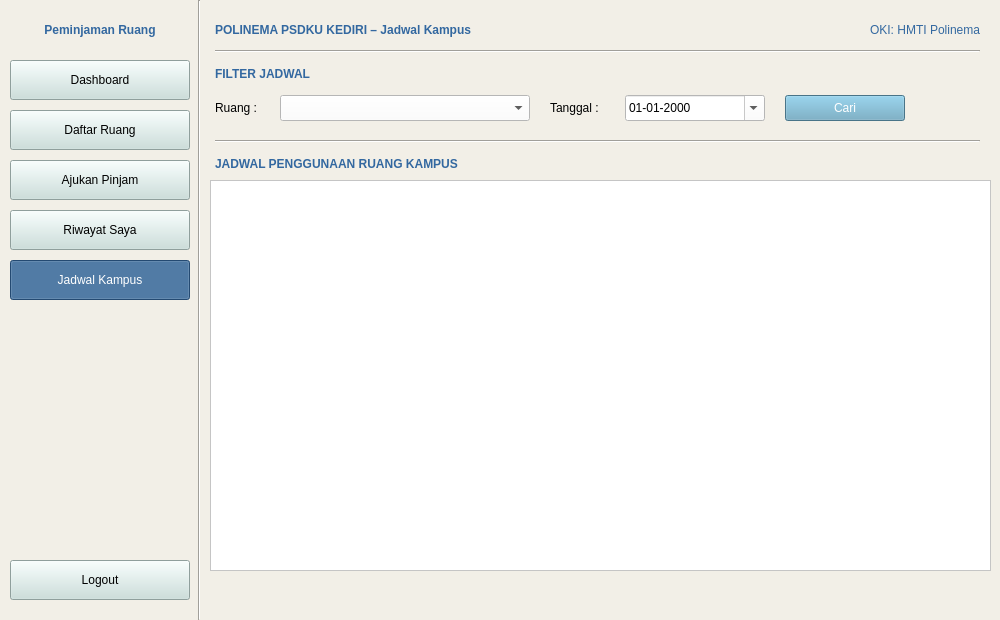
<?xml version="1.0" encoding="UTF-8"?>
<ui version="4.0">
 <class>JadwalKampus</class>
 <widget class="QWidget" name="JadwalKampus">
  <property name="geometry">
   <rect>
    <x>0</x>
    <y>0</y>
    <width>1000</width>
    <height>620</height>
   </rect>
  </property>
  <property name="windowTitle">
   <string>POLINEMA PSDKU KEDIRI - Jadwal Kampus</string>
  </property>
  <property name="windowIcon">
   <iconset>
    <normaloff>icons/app.png</normaloff>icons/app.png</iconset>
  </property>
  <property name="styleSheet">
   <string notr="true">background-color: #F2EFE7;</string>
  </property>
  <widget class="QLabel" name="lblBrand">
   <property name="geometry">
    <rect>
     <x>10</x>
     <y>15</y>
     <width>180</width>
     <height>30</height>
    </rect>
   </property>
   <property name="font">
    <font>
     <weight>75</weight>
     <bold>true</bold>
    </font>
   </property>
   <property name="styleSheet">
    <string notr="true">color: #3368A0;</string>
   </property>
   <property name="text">
    <string>Peminjaman Ruang</string>
   </property>
   <property name="alignment">
    <set>Qt::AlignCenter</set>
   </property>
  </widget>
  <widget class="QPushButton" name="btnDashboard">
   <property name="geometry">
    <rect>
     <x>10</x>
     <y>60</y>
     <width>180</width>
     <height>40</height>
    </rect>
   </property>
   <property name="styleSheet">
    <string notr="true">background-color: #C8DFDB;</string>
   </property>
   <property name="text">
    <string>Dashboard</string>
   </property>
   <property name="icon">
    <iconset>
     <normaloff>../icon/dashboard.png</normaloff>../icon/dashboard.png</iconset>
   </property>
   <property name="iconSize">
    <size>
     <width>20</width>
     <height>20</height>
    </size>
   </property>
   <property name="checkable">
    <bool>true</bool>
   </property>
   <property name="autoExclusive">
    <bool>true</bool>
   </property>
  </widget>
  <widget class="QPushButton" name="btnDaftarRuang">
   <property name="geometry">
    <rect>
     <x>10</x>
     <y>110</y>
     <width>180</width>
     <height>40</height>
    </rect>
   </property>
   <property name="styleSheet">
    <string notr="true">background-color: #C8DFDB;</string>
   </property>
   <property name="text">
    <string>Daftar Ruang</string>
   </property>
   <property name="icon">
    <iconset>
     <normaloff>../icon/meeting-room.png</normaloff>../icon/meeting-room.png</iconset>
   </property>
   <property name="iconSize">
    <size>
     <width>20</width>
     <height>20</height>
    </size>
   </property>
   <property name="checkable">
    <bool>true</bool>
   </property>
   <property name="autoExclusive">
    <bool>true</bool>
   </property>
  </widget>
  <widget class="QPushButton" name="btnAjukanPinjam">
   <property name="geometry">
    <rect>
     <x>10</x>
     <y>160</y>
     <width>180</width>
     <height>40</height>
    </rect>
   </property>
   <property name="styleSheet">
    <string notr="true">background-color: #C8DFDB;</string>
   </property>
   <property name="text">
    <string>Ajukan Pinjam</string>
   </property>
   <property name="icon">
    <iconset>
     <normaloff>../icon/resume.png</normaloff>../icon/resume.png</iconset>
   </property>
   <property name="iconSize">
    <size>
     <width>20</width>
     <height>20</height>
    </size>
   </property>
   <property name="checkable">
    <bool>true</bool>
   </property>
   <property name="autoExclusive">
    <bool>true</bool>
   </property>
  </widget>
  <widget class="QPushButton" name="btnRiwayat">
   <property name="geometry">
    <rect>
     <x>10</x>
     <y>210</y>
     <width>180</width>
     <height>40</height>
    </rect>
   </property>
   <property name="styleSheet">
    <string notr="true">background-color: #C8DFDB;</string>
   </property>
   <property name="text">
    <string>Riwayat Saya</string>
   </property>
   <property name="icon">
    <iconset>
     <normaloff>../icon/riwayat.png</normaloff>../icon/riwayat.png</iconset>
   </property>
   <property name="iconSize">
    <size>
     <width>20</width>
     <height>20</height>
    </size>
   </property>
   <property name="checkable">
    <bool>true</bool>
   </property>
   <property name="autoExclusive">
    <bool>true</bool>
   </property>
  </widget>
  <widget class="QPushButton" name="btnJadwal">
   <property name="geometry">
    <rect>
     <x>10</x>
     <y>260</y>
     <width>180</width>
     <height>40</height>
    </rect>
   </property>
   <property name="styleSheet">
    <string notr="true">background-color: #3368A0;
color: white;</string>
   </property>
   <property name="text">
    <string>Jadwal Kampus</string>
   </property>
   <property name="icon">
    <iconset>
     <normaloff>../icon/search.png</normaloff>../icon/search.png</iconset>
   </property>
   <property name="iconSize">
    <size>
     <width>20</width>
     <height>20</height>
    </size>
   </property>
   <property name="checkable">
    <bool>true</bool>
   </property>
   <property name="checked">
    <bool>true</bool>
   </property>
   <property name="autoExclusive">
    <bool>true</bool>
   </property>
  </widget>
  <widget class="QPushButton" name="btnLogout">
   <property name="geometry">
    <rect>
     <x>10</x>
     <y>560</y>
     <width>180</width>
     <height>40</height>
    </rect>
   </property>
   <property name="styleSheet">
    <string notr="true">background-color: #C8DFDB;</string>
   </property>
   <property name="text">
    <string>Logout</string>
   </property>
   <property name="icon">
    <iconset>
     <normaloff>../icon/exit.png</normaloff>../icon/exit.png</iconset>
   </property>
   <property name="iconSize">
    <size>
     <width>20</width>
     <height>20</height>
    </size>
   </property>
  </widget>
  <widget class="QFrame" name="garisSidebar">
   <property name="geometry">
    <rect>
     <x>198</x>
     <y>0</y>
     <width>2</width>
     <height>620</height>
    </rect>
   </property>
   <property name="frameShape">
    <enum>QFrame::VLine</enum>
   </property>
   <property name="frameShadow">
    <enum>QFrame::Sunken</enum>
   </property>
  </widget>
  <widget class="QLabel" name="lblJudul">
   <property name="geometry">
    <rect>
     <x>215</x>
     <y>15</y>
     <width>540</width>
     <height>30</height>
    </rect>
   </property>
   <property name="font">
    <font>
     <weight>75</weight>
     <bold>true</bold>
    </font>
   </property>
   <property name="styleSheet">
    <string notr="true">color: #3368A0;</string>
   </property>
   <property name="text">
    <string>POLINEMA PSDKU KEDIRI – Jadwal Kampus</string>
   </property>
  </widget>
  <widget class="QLabel" name="lblOki">
   <property name="geometry">
    <rect>
     <x>790</x>
     <y>15</y>
     <width>190</width>
     <height>30</height>
    </rect>
   </property>
   <property name="styleSheet">
    <string notr="true">color: #3368A0;</string>
   </property>
   <property name="text">
    <string>OKI: HMTI Polinema</string>
   </property>
   <property name="alignment">
    <set>Qt::AlignRight|Qt::AlignTrailing|Qt::AlignVCenter</set>
   </property>
  </widget>
  <widget class="QFrame" name="garisHeader">
   <property name="geometry">
    <rect>
     <x>215</x>
     <y>50</y>
     <width>765</width>
     <height>2</height>
    </rect>
   </property>
   <property name="frameShape">
    <enum>QFrame::HLine</enum>
   </property>
   <property name="frameShadow">
    <enum>QFrame::Sunken</enum>
   </property>
  </widget>
  <widget class="QLabel" name="lblFilterTitle">
   <property name="geometry">
    <rect>
     <x>215</x>
     <y>62</y>
     <width>300</width>
     <height>24</height>
    </rect>
   </property>
   <property name="font">
    <font>
     <weight>75</weight>
     <bold>true</bold>
    </font>
   </property>
   <property name="styleSheet">
    <string notr="true">color: #3368A0;</string>
   </property>
   <property name="text">
    <string>FILTER JADWAL</string>
   </property>
  </widget>
  <widget class="QLabel" name="lblRuang">
   <property name="geometry">
    <rect>
     <x>215</x>
     <y>95</y>
     <width>60</width>
     <height>26</height>
    </rect>
   </property>
   <property name="text">
    <string>Ruang :</string>
   </property>
  </widget>
  <widget class="QComboBox" name="comboRuang">
   <property name="geometry">
    <rect>
     <x>280</x>
     <y>95</y>
     <width>250</width>
     <height>26</height>
    </rect>
   </property>
   <property name="styleSheet">
    <string notr="true">background-color: white;</string>
   </property>
   <item>
    <property name="text">
     <string/>
    </property>
   </item>
   <item>
    <property name="text">
     <string/>
    </property>
   </item>
   <item>
    <property name="text">
     <string/>
    </property>
   </item>
   <item>
    <property name="text">
     <string/>
    </property>
   </item>
  </widget>
  <widget class="QLabel" name="lblTanggal">
   <property name="geometry">
    <rect>
     <x>550</x>
     <y>95</y>
     <width>70</width>
     <height>26</height>
    </rect>
   </property>
   <property name="text">
    <string>Tanggal :</string>
   </property>
  </widget>
  <widget class="QDateEdit" name="dateTanggal">
   <property name="geometry">
    <rect>
     <x>625</x>
     <y>95</y>
     <width>140</width>
     <height>26</height>
    </rect>
   </property>
   <property name="styleSheet">
    <string notr="true">background-color: white;</string>
   </property>
   <property name="displayFormat">
    <string>dd-MM-yyyy</string>
   </property>
   <property name="calendarPopup">
    <bool>true</bool>
   </property>
  </widget>
  <widget class="QPushButton" name="btnCari">
   <property name="geometry">
    <rect>
     <x>785</x>
     <y>95</y>
     <width>120</width>
     <height>26</height>
    </rect>
   </property>
   <property name="styleSheet">
    <string notr="true">background-color: #66A3BF;
color: white;</string>
   </property>
   <property name="text">
    <string>Cari</string>
   </property>
   <property name="icon">
    <iconset>
     <normaloff>../icon/search.png</normaloff>../icon/search.png</iconset>
   </property>
  </widget>
  <widget class="QFrame" name="garisFilter">
   <property name="geometry">
    <rect>
     <x>215</x>
     <y>140</y>
     <width>765</width>
     <height>2</height>
    </rect>
   </property>
   <property name="frameShape">
    <enum>QFrame::HLine</enum>
   </property>
   <property name="frameShadow">
    <enum>QFrame::Sunken</enum>
   </property>
  </widget>
  <widget class="QLabel" name="lblJadwalTitle">
   <property name="geometry">
    <rect>
     <x>215</x>
     <y>152</y>
     <width>500</width>
     <height>24</height>
    </rect>
   </property>
   <property name="font">
    <font>
     <weight>75</weight>
     <bold>true</bold>
    </font>
   </property>
   <property name="styleSheet">
    <string notr="true">color: #3368A0;</string>
   </property>
   <property name="text">
    <string>JADWAL PENGGUNAAN RUANG KAMPUS</string>
   </property>
  </widget>
  <widget class="QTableWidget" name="tableWidget">
   <property name="geometry">
    <rect>
     <x>210</x>
     <y>180</y>
     <width>781</width>
     <height>391</height>
    </rect>
   </property>
   <property name="styleSheet">
    <string notr="true">background-color: white;</string>
   </property>
  </widget>
 </widget>
 <resources/>
 <connections/>
</ui>
